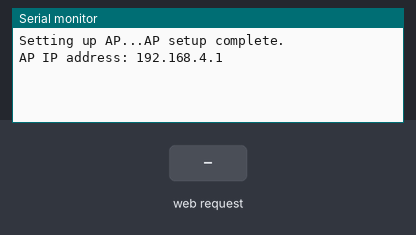
Bench run of a sketch on a simulated ESP32. Shown: the last lines printed to the serial monitor. Inputs (shaded band) come from the test bench. WiFi joins after 1.5 s; servers stay silent unless stated.

Above: at 1.3 s.
1.4 s: HTTP request GET /joystick received
At 2.3 s:
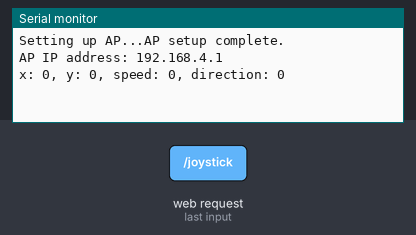
2.9 s: HTTP request GET /joystick?x=1 received
At 3.4 s:
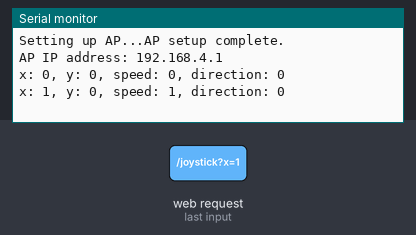

The sketch:

rcontrol.ino
```cpp
#include <WiFi.h>
#include <ESPAsyncWebServer.h>

// --- WiFi Mode Configuration ---
#define AP_MODE // Comment this line out to enable Station mode

#ifdef AP_MODE
  // AP Mode Credentials
  const char* ssid = "ESP32-Robot-Control";
  const char* password = "password";
#else
  // Station Mode Credentials
  const char* ssid = "YOUR_WIFI_SSID";
  const char* password = "YOUR_WIFI_PASSWORD";
#endif

// Create AsyncWebServer object on port 80
AsyncWebServer server(80);

const char index_html[] PROGMEM = R"rawliteral(
<!DOCTYPE HTML><html>
<head>
  <title>ESP32 Robot Control</title>
  <meta name="viewport" content="width=device-width, initial-scale=1">
  <style>
    body {
      font-family: Arial, sans-serif;
      text-align: center;
    }
    #joystick {
      width: 200px;
      height: 200px;
      border: 2px solid #000;
      border-radius: 50%;
      position: relative;
      margin: 50px auto;
    }
    #handle {
      width: 50px;
      height: 50px;
      background-color: red;
      border-radius: 50%;
      position: absolute;
      left: 75px;
      top: 75px;
    }
    .marker {
      position: absolute;
      font-size: 12px;
      color: #555;
    }
    .deg0 { top: 50%; right: -25px; transform: translateY(-50%); }
    .deg90 { top: -20px; left: 50%; transform: translateX(-50%); }
    .deg180 { top: 50%; left: -25px; transform: translateY(-50%); }
    .deg270 { bottom: -20px; left: 50%; transform: translateX(-50%); }
  </style>
</head>
<body>
  <h1>ESP32 Robot Control</h1>
  <div id="joystick">
    <div class="marker deg0">0</div>
    <div class="marker deg90">90</div>
    <div class="marker deg180">180</div>
    <div class="marker deg270">270</div>
    <div id="handle"></div>
  </div>

  <script>
    const joystick = document.getElementById('joystick');
    const handle = document.getElementById('handle');
    let isDragging = false;

    let stopInterval = null;

    joystick.addEventListener('mousedown', (e) => {
      clearInterval(stopInterval);
      isDragging = true;
    });

    joystick.addEventListener('touchstart', (e) => {
      clearInterval(stopInterval);
      isDragging = true;
    });

    joystick.addEventListener('mouseup', () => {
      isDragging = false;
      resetHandle();

      stopInterval = setInterval(() => sendJoystickData(0, 0), 500);
    });

    joystick.addEventListener('touchend', () => {
      isDragging = false;
      resetHandle();
      stopInterval = setInterval(() => sendJoystickData(0, 0), 500);
    });

    document.addEventListener('mousemove', (e) => {
      if (isDragging) {
        updateHandle(e.clientX, e.clientY);
      }
    });

    joystick.addEventListener('touchmove', (e) => {
      e.preventDefault(); // Prevent pull-to-refresh
      if (isDragging) {
        updateHandle(e.touches[0].clientX, e.touches[0].clientY);
      }
    });

    function updateHandle(x, y) {
      const rect = joystick.getBoundingClientRect();
      let newX = x - rect.left - (handle.offsetWidth / 2);
      let newY = y - rect.top - (handle.offsetHeight / 2);

      const centerX = (joystick.offsetWidth / 2) - (handle.offsetWidth / 2);
      const centerY = (joystick.offsetHeight / 2) - (handle.offsetHeight / 2);

      // Constrain to joystick area
      const distance = Math.sqrt(Math.pow(newX - centerX, 2) + Math.pow(newY - centerY, 2));
      const maxDistance = joystick.offsetWidth / 2;

      if (distance > maxDistance) {
        const angle = Math.atan2(newY - centerY, newX - centerX);
        newX = centerX + maxDistance * Math.cos(angle);
        newY = centerY + maxDistance * Math.sin(angle);
      }

      handle.style.left = newX + 'px';
      handle.style.top = newY + 'px';

      // Convert to -100 to 100 range
      const joystickX = ((newX - centerX) / maxDistance) * 100;
      const joystickY = -(((newY - centerY) / maxDistance) * 100); // Invert Y

      sendJoystickData(joystickX.toFixed(0), joystickY.toFixed(0));
    }

    function resetHandle() {
      const centerX = (joystick.offsetWidth / 2) - (handle.offsetWidth / 2);
      const centerY = (joystick.offsetHeight / 2) - (handle.offsetHeight / 2);
      handle.style.left = centerX + 'px';
      handle.style.top = centerY + 'px';
    }

    let lastSendTime = 0;
    const SEND_INTERVAL = 333; // 3 times per second

    function sendJoystickData(x, y) {
      const now = new Date().getTime();
      if (now - lastSendTime > SEND_INTERVAL) {
        fetch(`/joystick?x=${x}&y=${y}`);
        lastSendTime = now;
      }
    }

    resetHandle(); // Initialize handle position
  </script>
</body>
</html>
)rawliteral";

void setup() {
  // Start Serial for debugging
  Serial.begin(115200);

  // Route for root / web page
  server.on("/", HTTP_GET, [](AsyncWebServerRequest *request){
    request->send_P(200, "text/html", index_html);
  });

  // Route to get joystick data
  server.on("/joystick", HTTP_GET, [] (AsyncWebServerRequest *request) {
    String x_str = "0";
    String y_str = "0";
    if (request->hasParam("x")) {
      x_str = request->getParam("x")->value();
    }
    if (request->hasParam("y")) {
      y_str = request->getParam("y")->value();
    }

    int x = x_str.toInt();
    int y = y_str.toInt();

    // Calculate speed (magnitude)
    float speed = sqrt(pow(x, 2) + pow(y, 2));
    if (speed > 100) {
      speed = 100;
    }

    // Calculate direction (angle)
    float angle = atan2(y, x) * 180.0 / PI;
    if (angle < 0) {
      angle += 360.0;
    }

    Serial.printf("x: %d, y: %d, speed: %.0f, direction: %.0f\n", x, y, speed, angle);

    request->send(200, "text/plain", "OK");
  });

#ifdef AP_MODE
  // AP Mode
  Serial.print("Setting up AP...");
  WiFi.softAP(ssid, password);
  delay(100); // Add a small delay
  Serial.println("AP setup complete.");
  Serial.print("AP IP address: ");
  Serial.println(WiFi.softAPIP());
#else
  // Station Mode
  Serial.print("Connecting to ");
  Serial.println(ssid);
  WiFi.begin(ssid, password);
  while (WiFi.status() != WL_CONNECTED) {
    delay(500);
    Serial.print(".");
  }
  Serial.println("\nWiFi connected.");
  Serial.print("IP address: ");
  Serial.println(WiFi.localIP());
#endif

  // Start server
  server.begin();
}

void loop() {
  // put your main code here, to run repeatedly:
}
```

Measured:
- after the input at 1.4 s, the serial monitor: prints a new line at once (image 1)
- after the input at 2.9 s, the serial monitor: prints a new line at once (image 2)
